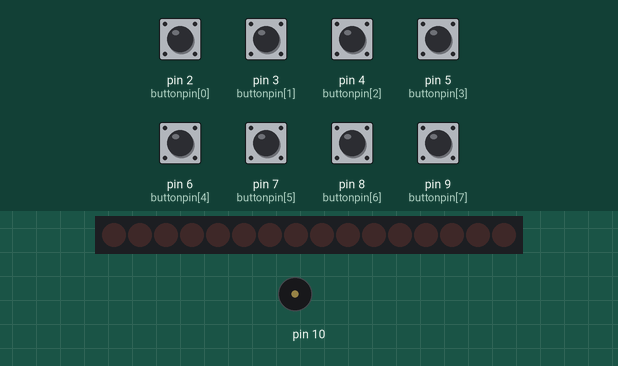
Bench run of a sketch on a simulated Arduino Uno, built with avr-gcc and run on an emulated ATmega328P. Parts: 16 shift-register outputs drawn as a row of LEDs (first output left, lit = HIGH), buzzer (waves = sounding). Wiring (inferred from the names in the program): 2 × shift register (74HC595): data pin 13; shift clock pin 11; latch pin 12. Wiring (inferred from the signals the program sends): row of LEDs: on Q0, Q1, Q2, Q3, Q4, Q5, Q6, Q7, Q8, Q9, Q10, Q11, Q12, Q13, Q14, Q15. The test bench sets the inputs (shaded band); at power-on: pin 2 (buttonpin[0]), pin 3 (buttonpin[1]), pin 4 (buttonpin[2]), pin 5 (buttonpin[3]), pin 6 (buttonpin[4]), pin 7 (buttonpin[5]), pin 8 (buttonpin[6]), pin 9 (buttonpin[7]) HIGH.

Above: at 1.2 s.
1.3 s: pin 2 (buttonpin[0]) pulled LOW for 1 s
At 2.9 s:
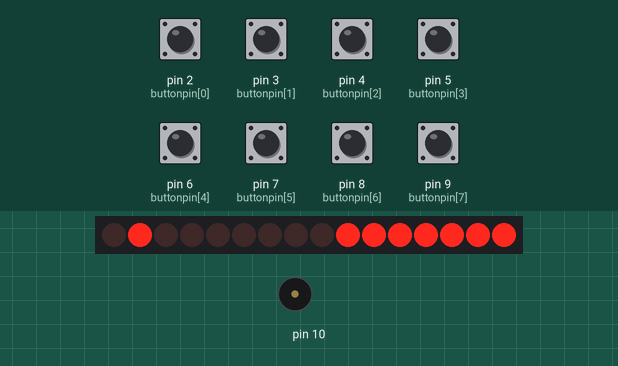
4.3 s: pin 3 (buttonpin[1]) pulled LOW for 0.15 s
At 5.7 s:
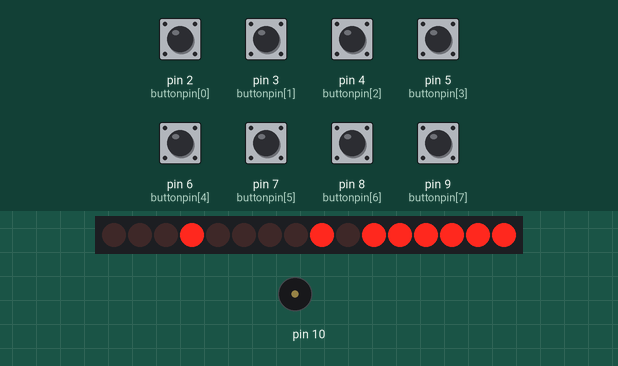
6.0 s: pin 4 (buttonpin[2]) pulled LOW for 1 s
At 7.6 s:
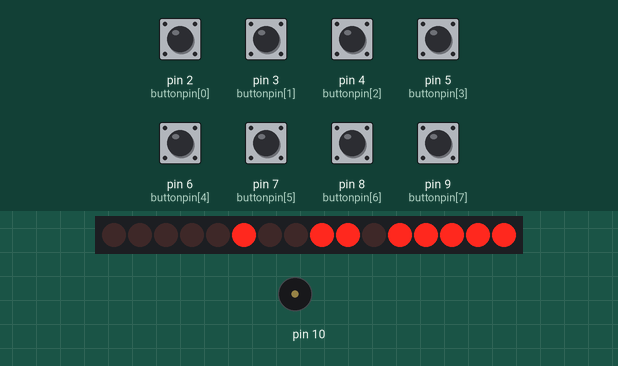
9.0 s: pin 5 (buttonpin[3]) pulled LOW for 1 s
At 11.1 s:
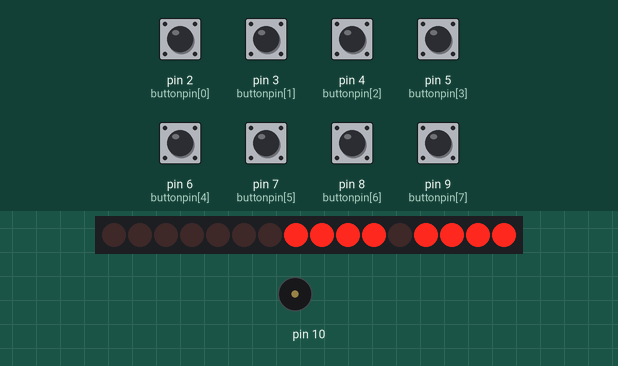
12.0 s: pin 6 (buttonpin[4]) pulled LOW for 1 s
At 13.4 s:
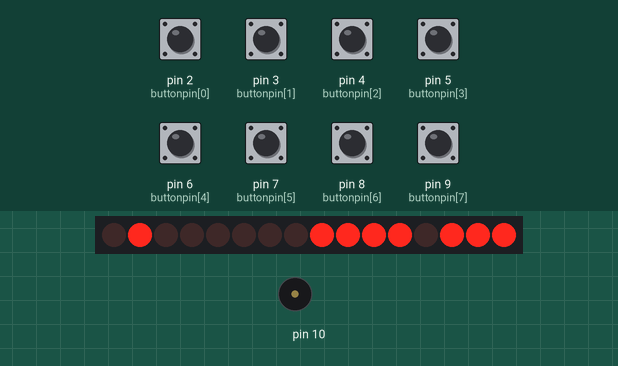
15.0 s: pin 7 (buttonpin[5]) pulled LOW for 1 s
At 16.9 s:
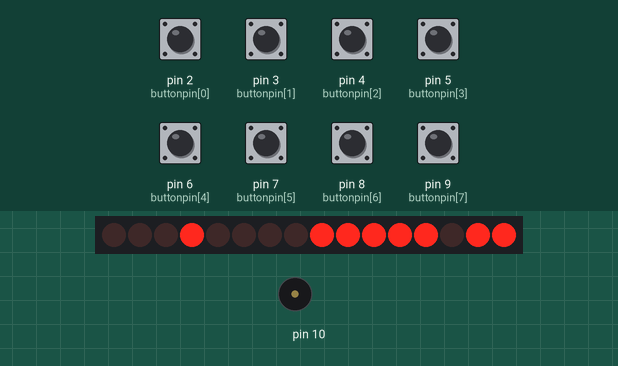
Timing chart, 0 to 18.4 s (numbered marks = the images above; inputs shaded):
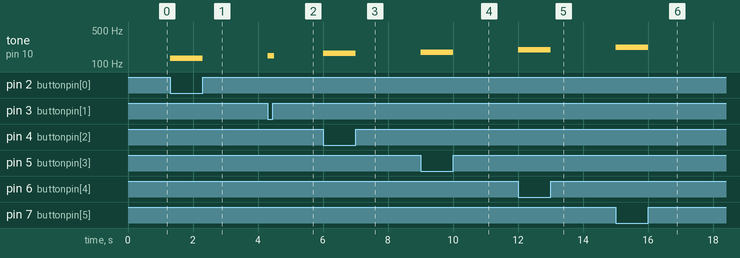

The sketch:

paino_led1.ino
```cpp
#define NOTE_C3  131
#define NOTE_D3  147
#define NOTE_E3  165
#define NOTE_F3  175
#define NOTE_G3  196
#define NOTE_A3  220
#define NOTE_B3  247
#define NOTE_C4  262

int latchPin = 12;
int clockPin = 11;
int dataPin = 13;

byte buttonpin[8]={2,3,4,5,6,7,8,9};
byte presentState[8]={1};
byte previousState[8]={1};
byte t=-1;
byte colDataMatrix[8] ={
  B11111110,
  B11111101,
  B11111011,
  B11110111,
  B11101111,
  B11011111,
  B10111111,
  B01111111
}; //掃描
byte rowDataMatrix[8] = {
  B00000001,
  B00000010,
  B00000100,
  B00001000,
  B00010000,
  B00100000,
  B01000000,
  B10000000
}; //圖案


void setup() {
  pinMode(latchPin,OUTPUT);
  pinMode(clockPin,OUTPUT);
  pinMode(dataPin,OUTPUT);

  for(byte i=0;i<8;++i)
  {
    pinMode(buttonpin[i],INPUT_PULLUP);
  }

}

void loop(){

 for(int i=0;i<8;i++)
 {
      presentState[i]=digitalRead(buttonpin[i]);
 }
  if( presentState[0]==0)
  {
    t++;
    tone(10, NOTE_C3,500);
    digitalWrite(latchPin,LOW);
    shiftOut(dataPin,clockPin,MSBFIRST,colDataMatrix[0]);
    shiftOut(dataPin,clockPin,MSBFIRST,rowDataMatrix[t]);
    digitalWrite(latchPin,HIGH);
    delay(100);

    if(t==7)
    {
     t =-1;
    }
    previousState[0]=0;
  }

else if( presentState[1]==0)
  {
    t++;
    tone(10, NOTE_D3,500);
    digitalWrite(latchPin,LOW);
    shiftOut(dataPin,clockPin,MSBFIRST,colDataMatrix[1]);
    shiftOut(dataPin,clockPin,MSBFIRST,rowDataMatrix[t]);
    digitalWrite(latchPin,HIGH);
    delay(100);

    if(t==7)
    {
     t =-1;
    }
    previousState[0]=0;
  }
  else if( presentState[2]==0)
  {
    t++;
    tone(10, NOTE_E3,500);
    digitalWrite(latchPin,LOW);
    shiftOut(dataPin,clockPin,MSBFIRST,colDataMatrix[2]);
    shiftOut(dataPin,clockPin,MSBFIRST,rowDataMatrix[t]);
    digitalWrite(latchPin,HIGH);
    delay(100);

    if(t==7)
    {
     t =-1;
    }
    previousState[2]=0;
  }
  else if( presentState[3]==0)
  {
    t++;
    tone(10, NOTE_F3,500);
    digitalWrite(latchPin,LOW);
    shiftOut(dataPin,clockPin,MSBFIRST,colDataMatrix[3]);
    shiftOut(dataPin,clockPin,MSBFIRST,rowDataMatrix[t]);
    digitalWrite(latchPin,HIGH);
    delay(100);

    if(t==7)
    {
     t =-1;
    }
    previousState[3]=0;
  }
  else if( presentState[4]==0)
  {
    t++;
    tone(10, NOTE_G3,500);
    digitalWrite(latchPin,LOW);
    shiftOut(dataPin,clockPin,MSBFIRST,colDataMatrix[4]);
    shiftOut(dataPin,clockPin,MSBFIRST,rowDataMatrix[t]);
    digitalWrite(latchPin,HIGH);
    delay(100);

    if(t==7)
    {
     t =-1;
    }
    previousState[4]=0;
  }
  else if( presentState[5]==0)
  {
    t++;
    tone(10, NOTE_A3,500);
    digitalWrite(latchPin,LOW);
    shiftOut(dataPin,clockPin,MSBFIRST,colDataMatrix[5]);
    shiftOut(dataPin,clockPin,MSBFIRST,rowDataMatrix[t]);
    digitalWrite(latchPin,HIGH);
    delay(100);

    if(t==7)
    {
     t =-1;
    }
    previousState[5]=0;
  }
  else if( presentState[6]==0)
  {
    t++;
    tone(10, NOTE_B3,500);
    digitalWrite(latchPin,LOW);
    shiftOut(dataPin,clockPin,MSBFIRST,colDataMatrix[6]);
    shiftOut(dataPin,clockPin,MSBFIRST,rowDataMatrix[t]);
    digitalWrite(latchPin,HIGH);
    delay(100);

    if(t==7)
    {
     t =-1;
    }
    previousState[6]=0;
  }
  else if( presentState[7]==0)
  {
    t++;
    tone(10, NOTE_C4,500);
    digitalWrite(latchPin,LOW);
    shiftOut(dataPin,clockPin,MSBFIRST,colDataMatrix[7]);
    shiftOut(dataPin,clockPin,MSBFIRST,rowDataMatrix[t]);
    digitalWrite(latchPin,HIGH);
    delay(100);

    if(t==7)
    {
     t =-1;
    }
    previousState[7]=0;
  }
  for(int i=0;i<8;i++)
  {
    if(presentState[i]==1&& previousState[i]==0)
    {
      noTone(10);
       previousState[i]=1;
    }
  }
}
```

Measured:
- after the input at 1.3 s, tone on pin 10: silent → 131 Hz at once, → silent 1.0 s later
- after the input at 4.3 s, tone on pin 10: silent → 147 Hz at once, → silent 0.20 s later
- after the input at 6.0 s, tone on pin 10: silent → 165 Hz at once, → silent 1.0 s later
- after the input at 9.0 s, tone on pin 10: silent → 175 Hz at once, → silent 1.0 s later
- after the input at 12.0 s, tone on pin 10: silent → 196 Hz at once, → silent 1.0 s later
- after the input at 15.0 s, tone on pin 10: silent → 220 Hz at once, → silent 1.0 s later
